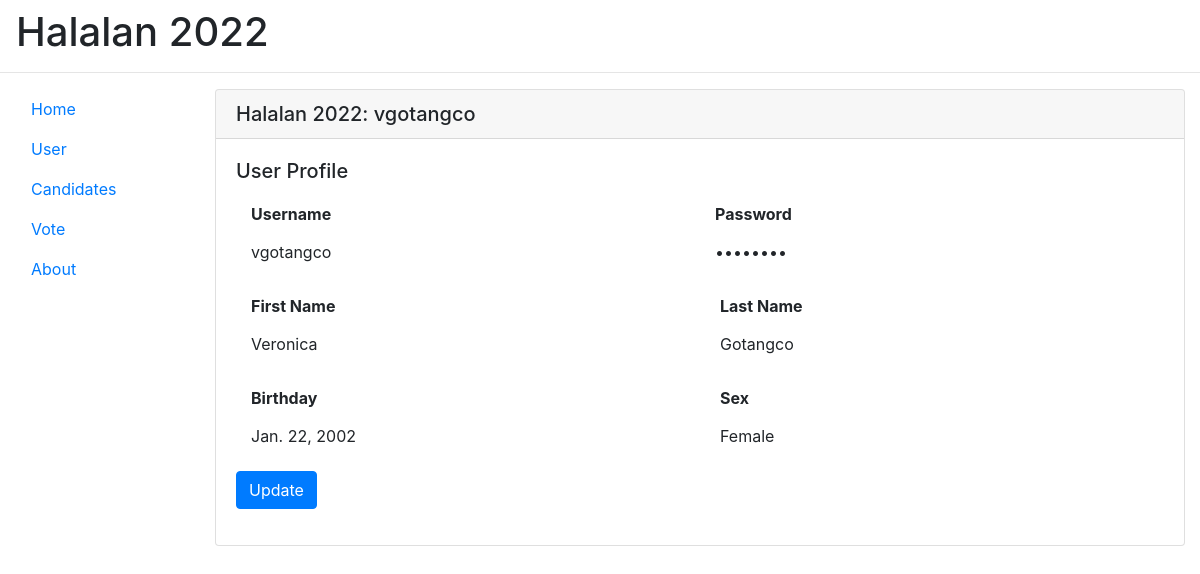
The app's page /view_user/5/ with its own data.
### halalan2022/models.py (models this page shows, shortened)
class Users(models.Model):
    username = models.CharField(max_length = 200, blank = False, unique = True)
    password = models.CharField(max_length = 200, blank = False)
    first_name = models.CharField(max_length = 200, blank = False)
    last_name = models.CharField(max_length = 200, blank = False)
    birthday = models.DateField(null = True)
    sex = models.CharField(max_length = 200)
    objects = models.Manager()

### halalan2022/views.py (the view)
# urls.py: path('view_user/<int:uid>/', views.view_user, name='view_user'),
def view_user(request, uid):
    usr = get_object_or_404(Users, pk=uid)
    return render(request, 'halalan2022/view_user.html', {'usrid':uid, 'username':usr.username, 'password':usr.password, 'firstname':usr.first_name, 'lastname': usr.last_name, 'birthday':usr.birthday, 'sex':usr.sex})

### halalan2022/templates/halalan2022/view_user.html
{% extends 'halalan2022/base.html' %}
{% load static %}
{% block content %}
<div class="card">
    <h5 class="card-header">Halalan 2022: {{username}}</h5>
    <div class="card-body">
        <h5 class="card-title">User Profile</h5>
        <form>
            <div class="form-row">
                <div class="form-group col-md-6">
                    <label for="uname" class="col-sm-4 col-form-label"><strong>Username</strong></label>
                    <div class="col-sm-10">
                        <input type="text" readonly class="form-control-plaintext" id="uname" name="uname" value="{{username}}">
                    </div>
                </div>
                <div clss="form-group col-md-6">
                    <label for="pword" class="col-sm-10 col-form-label"><strong>Password</strong></label>
                    <div class="col-sm-10">
                        <input type="password" readonly class="form-control-plaintext" id="pword" name="pword" value="{{password}}">
                    </div>
                </div>
            </div>
            <div class="form-row">
                <div class="form-group col-md-6">
                    <label for="fname" class="col-sm-5 col-form-label"><strong>First Name</strong></label>
                    <div class="col-sm-10">
                        <input type="text" readonly class="form-control-plaintext" id="fname" name="fname" value="{{firstname}}">
                    </div>
                </div>
                <div class="form-group col-md-6">
                    <label for="lname" class="col-sm-5 col-form-label"><strong>Last Name</strong></label>
                    <div class="col-sm-10">
                        <input type="text" readonly class="form-control-plaintext" id="lname" name="lname" value="{{lastname}}">
                    </div>
                </div>
            </div>
            <div class="form-row">
                <div class="form-group col-md-6">
                    <label for="bday" class="col-sm-4 col-form-label"><strong>Birthday</strong></label>
                    <div class="col-sm-10">
                        <input type="text" readonly class="form-control-plaintext" id="bday" name="bday" value="{{birthday}}">
                    </div>
                </div>
                <div class="form-group col-md-6">
                    <label for="sex" class="col-sm-4 col-form-label"><strong>Sex</strong></label>
                    <div class="col-sm-10">
                        <input type="text" readonly class="form-control-plaintext" id="sex" name="sex" value="{{sex}}">
                    </div>
                </div>
            </div>
            <a href="{% url 'update_user' uid=usrid %}" class="btn btn-primary">Update</a>
        </form>
    </div>
</div>
{% endblock %}

### records on screen
Users: username "vgotangco", uname "vgotangco", fname "Veronica", lname "Gotangco", bday "Jan. 22, 2002", sex "Female"
